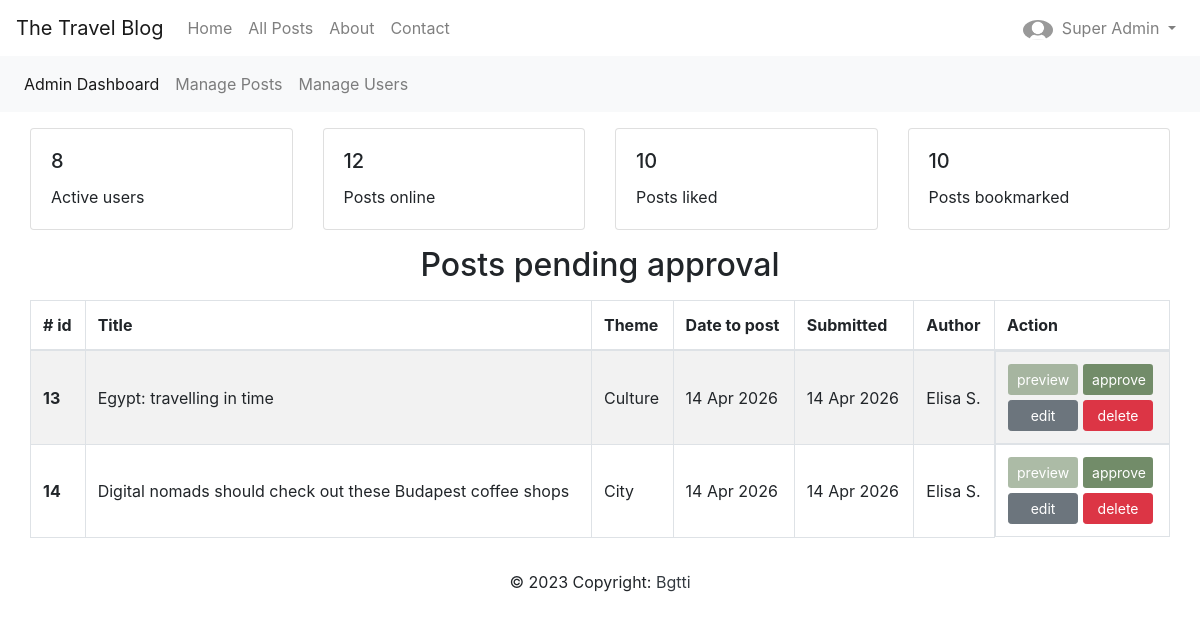
/dashboard (signed in), run on the app's committed database.
### app/models/user.py (models this page shows, shortened)
class Blog_User(UserMixin, db.Model):
    __tablename__ = "blog_user"
    id = db.Column(db.Integer, primary_key=True)
    name = db.Column(db.String(200), nullable=False, unique=True)
    email = db.Column(db.String(200), nullable=False, unique=True)
    password = db.Column(db.String(200), nullable=False)
    date_created = db.Column(db.DateTime, default=datetime.utcnow)
    about = db.Column(db.String(385), default="")
    picture = db.Column(
        db.String(), default="Picture_default.jpg")
    type = db.Column(db.String(100), nullable=False, default="user")
    blocked = db.Column(db.String(5), default="FALSE")
    admin_notes = db.Column(db.Text)
    posts = db.relationship('Blog_Posts', backref='author')
    comments = db.relationship('Blog_Comments', backref='user')
    replies = db.relationship('Blog_Replies', backref='user')
    likes = db.relationship('Blog_Likes', backref='user')
    bookmarks = db.relationship('Blog_Bookmarks', backref='user')

### app/models/stats.py (models this page shows, shortened)
class Blog_Stats(db.Model):
    __tablename__ = "blog_stats"
    id = db.Column(db.Integer, primary_key=True)
    user_total = db.Column(db.Integer, default=0)
    user_active_total = db.Column(db.Integer, default=0)
    posts_approved = db.Column(db.Integer, default=0)
    comments_total = db.Column(db.Integer, default=0)
    likes_total = db.Column(db.Integer, default=0)
    bookmarks_total = db.Column(db.Integer, default=0)

### app/models/posts.py (models this page shows, shortened)
class Blog_Posts(db.Model):
    __tablename__ = "blog_posts"
    id = db.Column(db.Integer, primary_key=True)
    date_submitted = db.Column(db.DateTime, default=datetime.utcnow)
    date_to_post = db.Column(db.DateTime, default=datetime.utcnow)
    title = db.Column(db.String(200), nullable=False)
    intro = db.Column(db.String(200), nullable=False)
    body = db.Column(db.Text, nullable=False)
    picture_v = db.Column(db.String(200))
    picture_v_source = db.Column(db.String(500))
    picture_h = db.Column(db.String(200))
    picture_h_source = db.Column(db.String(500))
    picture_s = db.Column(db.String(200))
    picture_s_source = db.Column(db.String(500))
    picture_alt = db.Column(db.String(200))
    meta_tag = db.Column(db.String(200))
    title_tag = db.Column(db.String(200))
    admin_approved = db.Column(db.String(5), default="FALSE")
    featured = db.Column(db.String(5), default="FALSE")
    likes = db.relationship('Blog_Likes', backref='post')
    comments = db.relationship('Blog_Comments', backref='target_post')
    replies = db.relationship('Blog_Replies', backref='target_post')
    bookmarks = db.relationship('Blog_Bookmarks', backref='post')
    author_id = db.Column(db.Integer, db.ForeignKey('blog_user.id'))
    theme_id = db.Column(db.Integer, db.ForeignKey('blog_theme.id'))

### app/models/themes.py (models this page shows, shortened)
class Blog_Theme(db.Model):
    __tablename__ = "blog_theme"
    id = db.Column(db.Integer, primary_key=True)
    theme = db.Column(db.String(30), nullable=False)
    picture = db.Column(db.String(700), nullable=False)
    picture_source = db.Column(db.String(700))
    posts = db.relationship('Blog_Posts', backref='theme_group')

### app/account/routes.py (the view)
@account.route("/dashboard")
@login_required
def dashboard():
    if current_user.type == "user":
        latest_posts = db.session.query(Blog_Posts).filter(
            Blog_Posts.admin_approved == "TRUE", Blog_Posts.date_to_post <= datetime.utcnow()).order_by(desc(Blog_Posts.date_to_post)).limit(3)
        latest_bookmarks = Blog_Bookmarks.query.filter_by(user_id=current_user.id).limit(9)
        if latest_bookmarks.count() == 0:
            latest_bookmarks = None
        return render_template('account/dashboard_user.html', name=current_user.name, logged_in=True, latest_posts=latest_posts, latest_bookmarks=latest_bookmarks)
    elif current_user.type == "author":
        posts_pending_admin = Blog_Posts.query.filter(Blog_Posts.admin_approved == "FALSE").filter(
            Blog_Posts.author_id == current_user.id).all()
        return render_template('account/dashboard_author_dash.html', name=current_user.name, logged_in=True, posts_pending_admin=posts_pending_admin)
    else:
        current_stats = Blog_Stats.query.get_or_404(1)
        posts_pending_approval = Blog_Posts.query.filter_by(
            admin_approved="FALSE").all()
        return render_template('account/dashboard_admin_dash.html', name=current_user.name, logged_in=True, posts_pending_approval=posts_pending_approval, current_stats=current_stats)

### app/account/routes.py (called while the page is built)
@login_manager.user_loader
def load_user(user_id):
    return Blog_User.query.get(int(user_id))

### app/templates/account/dashboard_admin_dash.html
{% extends "account/dashboard_admin.html" %}
{% block page %}
<section class="my-3 container-fluid">
    <div class="row">
        <div class="col-sm-3">
            <div class="card">
                <div class="card-body">
                    <h5 class="card-title">{{current_stats.user_active_total}}</h5>
                    <p class="card-text">Active users</p>
                </div>
            </div>
        </div>
        <div class="col-sm-3">
            <div class="card">
                <div class="card-body">
                    <h5 class="card-title">{{current_stats.posts_approved}}</h5>
                    <p class="card-text">Posts online</p>
                </div>
            </div>
        </div>
        <div class="col-sm-3">
            <div class="card">
                <div class="card-body">
                    <h5 class="card-title">{{current_stats.likes_total}}</h5>
                    <p class="card-text">Posts liked</p>
                </div>
            </div>
        </div>
        <div class="col-sm-3">
            <div class="card">
                <div class="card-body">
                    <h5 class="card-title">{{current_stats.bookmarks_total}}</h5>
                    <p class="card-text">Posts bookmarked</p>
                </div>
            </div>
        </div>
    </div>
</section>
<section class="mb-3 container-fluid w-100">
    <h2 class="mb-3 text-center">Posts pending approval</h2>
    <div class="table-responsive w-100">
        <table class="col-md-12 table table-striped table-bordered">
            <thead>
                <tr>
                    <th scope="col"># id</th>
                    <th scope="col">Title</th>
                    <th scope="col">Theme</th>
                    <th scope="col">Date to post</th>
                    <th scope="col">Submitted</th>
                    <th scope="col">Author</th>
                    <th scope="col">Action</th>
                </tr>
            </thead>
            <tbody>
                {% for post in posts_pending_approval %}
                <tr>
                    <th scope="row" class="align-middle">{{post.id}}</th>
                    <td class="align-middle">{{post.title}}</td>
                    <td class="align-middle">{{post.theme_group.theme}}</td>
                    <td class="align-middle">{{post.date_to_post.strftime('%d %b %Y')}}</td>
                    <td class="align-middle">{{post.date_submitted.strftime('%d %b %Y')}}</td>
                    <td class="align-middle">{{post.author.name}}</td>
                    <td class="d-flex flex-column" style="gap: 5px;">
                        <div class="d-flex"  style="gap: 5px;">
                            <a href="{{url_for('dashboard.preview_post', id=post.id)}}" target="_blank" class="btn btn-sm ALL-mini-btn" style="width: 70px; background-color: #728c6996;">preview</a>
                        <a href="{{url_for('dashboard.approve_post', id=post.id)}}" class="btn btn-sm ALL-mini-btn" style="width: 70px; background-color: #728C69;">approve</a>
                        </div>
                        <div class="d-flex" style="gap: 5px;">
                            <a href="{{url_for('dashboard.edit_post', id=post.id)}}" class="btn btn-secondary btn-sm" style="width: 70px !important;">edit</a>
                        <a href="{{url_for('dashboard.delete_post', id=post.id)}}" class="btn btn-danger btn-sm" style="width: 70px;">delete</a>
                        </div>
                    </td>
                </tr>
                {% endfor %}
            </tbody>
        </table>
    </div>
</section>
{% endblock %}

### app/templates/base.html (shortened to what this page needs)
<!doctype html>
<html lang="en">
<head>
    <link rel="stylesheet" href="https://cdn.jsdelivr.net/npm/bootstrap@4.5.3/dist/css/bootstrap.min.css"
>
    <link rel="stylesheet" href="/../static/CSS/styles.css">
</head>
<body>
    <nav class="navbar navbar-expand-lg navbar-light HOME-nav">
        <a class="navbar-brand" href="#">The Travel Blog</a>
        <div class="collapse navbar-collapse" id="navbarSupportedContent">
            <ul class="navbar-nav mr-auto">
                <li class="nav-item">
                    <a class="nav-link" href="/">Home <span class="sr-only">(current)</span></a>
                </li>
                <li class="nav-item">
                    <a class="nav-link" href="{{ url_for('website.all', index=0) }}">All Posts</a>
                </li>
                <li class="nav-item">
                    <a class="nav-link" href="/about">About</a>
                </li>
                <li class="nav-item">
                    <a class="nav-link" href="/contact">Contact</a>
                </li>
            </ul>
            <ul class="navbar-nav my-2 my-lg-0">
                {% if logged_in: %}
                <li class="nav-item dropdown">
                    <a class="nav-link dropdown-toggle" href="#" id="navbarDropdown" role="button" data-toggle="dropdown"
                        aria-haspopup="true" aria-expanded="false">
                        <img src="{{ url_for('static', filename='Pictures_Users/'+current_user.picture) }}" class="rounded-circle mr-1" height="20"
                            alt="User" loading="lazy" />
                        {{ current_user.name }}
                    </a>
                </li>
                {% endif %}
            </ul>
        </div>
    </nav>
{% block content %}
{% endblock %}
<footer class=" text-center text-lg-start HOME-footer">
    <p class="text-center">
        © 2023 Copyright:
        <a class="text-dark" href="https://github.com/bgtti">Bgtti</a>
    </p>
</footer>
</body>
</html>

### app/static/CSS/styles.css (style rules this page uses)
html, body { overflow-x: hidden; }
.ALL-mini-btn { color: white; }

### data on the page
Blog_User: picture (placeholder picture), name "Super Admin"
Blog_Stats: user_active_total "8", posts_approved "12", likes_total "10", bookmarks_total "10"
Blog_Posts: id "13", title "Egypt: travelling in time", theme_group.theme "Culture", date_to_post "14 Apr 2026", date_submitted "14 Apr 2026", author.name "Elisa S."
Blog_Posts: id "14", title "Digital nomads should check out these Budapest coffee shops", theme_group.theme "City", date_to_post "14 Apr 2026", date_submitted "14 Apr 2026", author.name "Elisa S."
